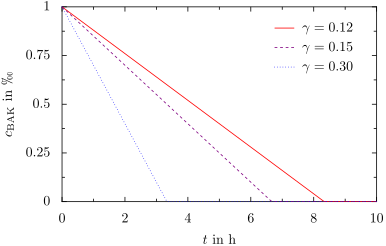

Source code (Python):
#!/usr/bin/python

from __future__ import division
import numpy as np
from scipy.integrate import odeint
from pyx import *

text.set(mode="latex")
text.preamble(r"\usepackage{wasysym}")

def dgl(c,t):
    if c > 0:
        return -gamma
    else:
        return 0

cbak0 = 1.0
data  = []
plots = []
for gamma in [0.12, 0.15, 0.3]:
    print gamma
    times = np.linspace(0,10,200)
    y = odeint(dgl, [cbak0], times)

    data.append([])
    for i,elem in enumerate(y):
        t    = times[i]
        cbak = y[i][0]
        if cbak < 0:
            cbak = 0
        data[-1].append((t,cbak))

    title = r"$\gamma=%.2f$" % gamma
    plots.append(graph.data.points(data[-1], x=1, y=2, title=title))

g = graph.graphxy(
    width=8,
    key = graph.key.key(pos="tr"),
    x = graph.axis.lin(title="$t$ in h", min=0, max=10),
    y = graph.axis.lin(title="$c_\mathrm{BAK}$ in $\permil$", min=0, max=1)
)

g.plot(plots, [graph.style.line([color.gradient.RedBlue])])

g.writePDFfile()
